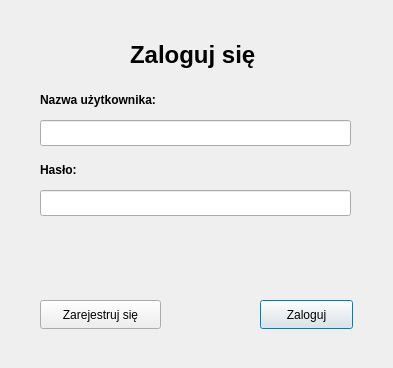
<?xml version="1.0" encoding="UTF-8"?>
<ui version="4.0">
 <class>LoginForm</class>
 <widget class="QDialog" name="LoginForm">
  <property name="geometry">
   <rect>
    <x>0</x>
    <y>0</y>
    <width>393</width>
    <height>368</height>
   </rect>
  </property>
  <property name="minimumSize">
   <size>
    <width>0</width>
    <height>0</height>
   </size>
  </property>
  <property name="windowTitle">
   <string>Zaloguj się</string>
  </property>
  <widget class="QLabel" name="nameLabel">
   <property name="geometry">
    <rect>
     <x>40</x>
     <y>90</y>
     <width>141</width>
     <height>20</height>
    </rect>
   </property>
   <property name="font">
    <font>
     <bold>true</bold>
    </font>
   </property>
   <property name="text">
    <string>Nazwa użytkownika:</string>
   </property>
  </widget>
  <widget class="QLineEdit" name="nameText">
   <property name="geometry">
    <rect>
     <x>40</x>
     <y>120</y>
     <width>311</width>
     <height>26</height>
    </rect>
   </property>
  </widget>
  <widget class="QLineEdit" name="passwordText">
   <property name="geometry">
    <rect>
     <x>40</x>
     <y>190</y>
     <width>311</width>
     <height>26</height>
    </rect>
   </property>
   <property name="echoMode">
    <enum>QLineEdit::EchoMode::Password</enum>
   </property>
  </widget>
  <widget class="QLabel" name="passwordLabel">
   <property name="geometry">
    <rect>
     <x>40</x>
     <y>160</y>
     <width>141</width>
     <height>20</height>
    </rect>
   </property>
   <property name="font">
    <font>
     <bold>true</bold>
    </font>
   </property>
   <property name="text">
    <string>Hasło:</string>
   </property>
  </widget>
  <widget class="QPushButton" name="loginButton">
   <property name="geometry">
    <rect>
     <x>260</x>
     <y>300</y>
     <width>93</width>
     <height>29</height>
    </rect>
   </property>
   <property name="text">
    <string>Zaloguj</string>
   </property>
   <property name="autoDefault">
    <bool>true</bool>
   </property>
  </widget>
  <widget class="QLabel" name="logInLabel">
   <property name="geometry">
    <rect>
     <x>130</x>
     <y>30</y>
     <width>161</width>
     <height>51</height>
    </rect>
   </property>
   <property name="text">
    <string>&lt;html&gt;&lt;head/&gt;&lt;body&gt;&lt;p&gt;&lt;span style=&quot; font-size:18pt; font-weight:700;&quot;&gt;Zaloguj się&lt;/span&gt;&lt;/p&gt;&lt;/body&gt;&lt;/html&gt;</string>
   </property>
  </widget>
  <widget class="QPushButton" name="registerButton">
   <property name="geometry">
    <rect>
     <x>40</x>
     <y>300</y>
     <width>121</width>
     <height>29</height>
    </rect>
   </property>
   <property name="text">
    <string>Zarejestruj się</string>
   </property>
   <property name="autoDefault">
    <bool>false</bool>
   </property>
  </widget>
  <widget class="QLabel" name="alertBox">
   <property name="geometry">
    <rect>
     <x>80</x>
     <y>240</y>
     <width>231</width>
     <height>41</height>
    </rect>
   </property>
   <property name="styleSheet">
    <string notr="true">color: red;
font-weight: bold;
font-size: 15px;
text-align: center;</string>
   </property>
   <property name="text">
    <string/>
   </property>
  </widget>
 </widget>
 <resources/>
 <connections/>
</ui>
